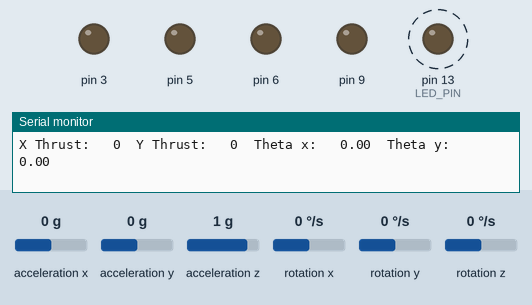
Recording of a sketch running on a simulated Arduino Uno, built with avr-gcc and run on an emulated ATmega328P. Parts: output pins drawn as LEDs (lit = HIGH), the last lines printed to the serial monitor. Dashed ring = blinking. Inputs (shaded band) come from the test bench; at power-on: acceleration x 0 g, acceleration y 0 g, rotation x 0 °/s, rotation y 0 °/s, acceleration z 1 g, rotation z 0 °/s.

Above: at 1.24 s.
1.3 s: acceleration x set to -1.4 g
At 1.44 s:
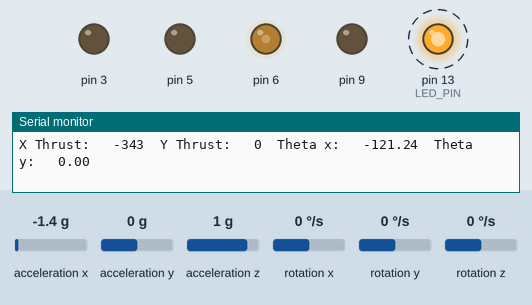
4.3 s: acceleration y set to -1.4 g
At 4.33 s:
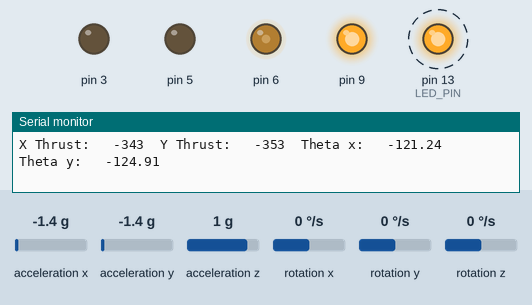
7.3 s: rotation x set to -192 °/s
At 7.33 s:
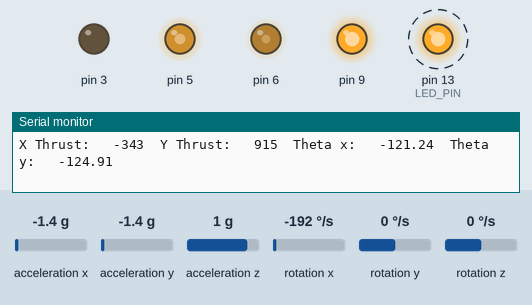
10.3 s: rotation y set to -100 °/s
At 10.43 s:
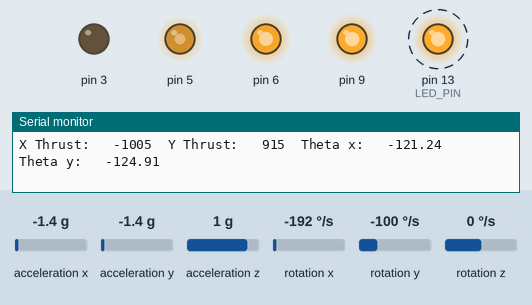
13.3 s: acceleration x set to 0 g
At 13.42 s:
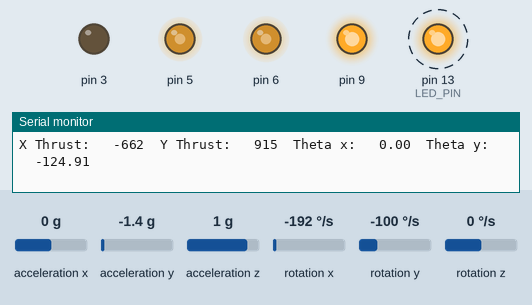
16.3 s: acceleration y set to 0 g
At 16.52 s:
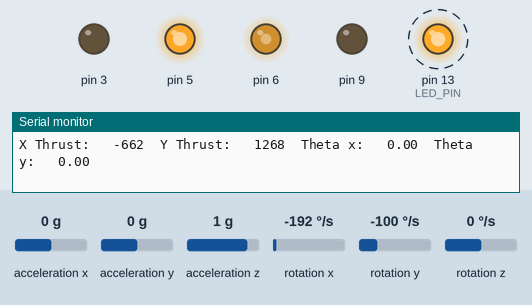
Timing chart, 0 to 20.3 s (numbered marks = the images above; inputs shaded):
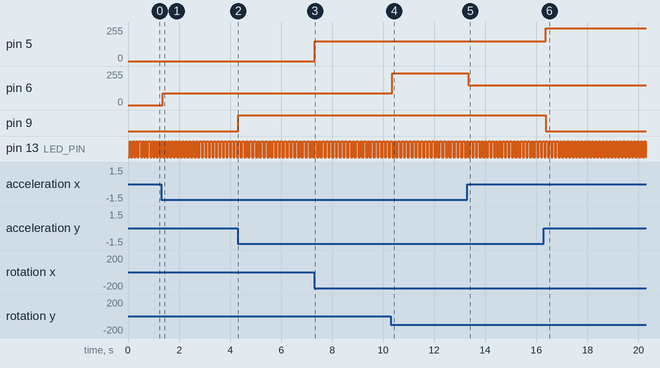

The sketch:

control_with_leds.ino
```cpp
//----------------------------------------------------------------------//
/*
Attach From Arduino to MPU6050:
5V - VCC
GND - GND
A4 - SDA
A5 - SCL
*/
//----------------------------------------------------------------------//
#include "I2Cdev.h"
#include "MPU6050.h"
#include <Wire.h>

MPU6050 accelgyro;

int16_t ax, ay, az;
int16_t gx, gy, gz;
int axlevel=0;
int aylevel=0;
int azlevel=0;
double thetax, thetay, thetax_dot, thetay_dot;
int x_thrust, y_thrust;
double kp=255.0/90.0;
double kd=455.0/90.0;

#define LED_PIN 13

bool blinkState = false;

void setup()
{
    Serial.begin(9600);
    // initialize device;
    accelgyro.initialize();
    Serial.println('Calibrating...');
    accelgyro.getMotion6(&ax, &ay, &az, &gx, &gy, &gz);
    if(az>=azlevel)
    {
       azlevel=az/100.0;
       axlevel=ax/100.0;
       aylevel=ay/100.0;
    }

    // -76	-2359	1688	0	0	0
    accelgyro.setXAccelOffset(0); //290
    accelgyro.setYAccelOffset(0); //-990
    accelgyro.setZAccelOffset(0); //-819
    accelgyro.setXGyroOffset(0); //22
    accelgyro.setYGyroOffset(0); //-21
    accelgyro.setZGyroOffset(0); //21

    // configure Arduino LED for
    pinMode(LED_PIN, OUTPUT);
    pinMode(3,OUTPUT);
    pinMode(5,OUTPUT);
    pinMode(6,OUTPUT);
    pinMode(9,OUTPUT);
}

void loop() {
    delay(50);
    // read raw accel/gyro measurements from device
    accelgyro.getMotion6(&ax, &ay, &az, &gx, &gy, &gz);
    ax = ax/100.0 - axlevel;
    ay = ay/100.0 - aylevel;
    az = az/100.0 - azlevel;
    gx = gx/100.0;
    gy = gy/100.0;
    gz = gz/100.0;

    thetax = ax*90.0/170.0;
    thetay = ay*90.0/165.0;
    thetax_dot = -gy;
    thetay_dot = gx;

    x_thrust = kp*(thetax)-kd*thetax_dot;
    y_thrust = kp*(thetay)-kd*thetay_dot;

    // these methods (and a few others) are also available
    //accelgyro.getAcceleration(&ax, &ay, &az);
    //accelgyro.getRotation(&gx, &gy, &gz);
/*
    // display tab-separated accel/gyro x/y/z values
    Serial.print(ax); Serial.print("\t");
    Serial.print(ay); Serial.print("\t");
    Serial.print(az); Serial.print("\t");
    Serial.print(gx); Serial.print("\t");
    Serial.print(gy); Serial.print("\t");
    Serial.print(gz); Serial.print("\n");
*/

    Serial.print("\nX Thrust:   ");Serial.print(x_thrust);
    Serial.print("\tY Thrust:   ");Serial.print(y_thrust);
    Serial.print("\tTheta x:   ");Serial.print(thetax);
    Serial.print("\tTheta y:   ");Serial.print(thetay);
    if(x_thrust>0)
    {analogWrite(3,x_thrust);}
    else
    {digitalWrite(3,LOW);}
    if(x_thrust<0)
    {analogWrite(6,-x_thrust);}
    else
    {digitalWrite(6,LOW);}
    if(y_thrust>0)
    {analogWrite(5,y_thrust);}
    else
    {digitalWrite(5,LOW);}
    if(thetay<0)
    {analogWrite(9,-y_thrust);}
    else
    {digitalWrite(9,LOW);}
    // blink LED to indicate activity
    blinkState = !blinkState;
    digitalWrite(LED_PIN, blinkState);
}
```

Measured:
- after the input at 1.3 s, pin 6: 0/255 → 87/255 after 0.07 s
- after the input at 4.3 s, pin 9: LOW → HIGH at once
- after the input at 7.3 s, pin 5: 0/255 → 147/255 at once
- after the input at 10.3 s, pin 6: 87/255 → 237/255 after 0.05 s
- after the input at 13.3 s, pin 6: 237/255 → 150/255 at once
- after the input at 16.3 s, pin 5: 147/255 → 244/255 after 0.08 s; pin 9: HIGH → LOW after 0.08 s
- by itself, pin 13 (LED_PIN): alternates HIGH for 0.07 s and LOW for 0.07 s
